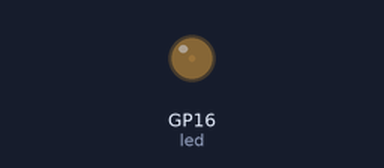
A program run on a simulated Raspberry Pi Pico running MicroPython. Shown: output pins drawn as LEDs (lit = HIGH).

Above: at 0.05 s.
At 2.25 s:
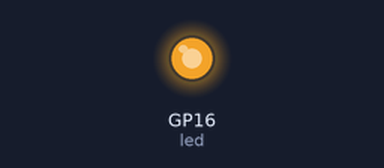
At 3.35 s:
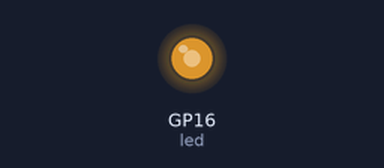
At 4.5 s:
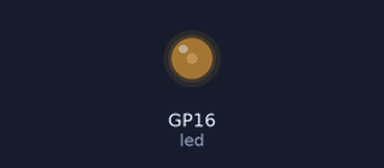
Timing chart, 0 to 8.5 s (numbered marks = the images above):
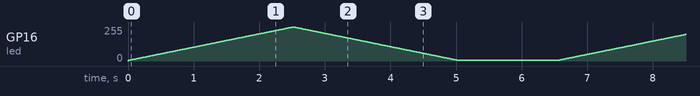

The program:

t19_breath.py
```python
from machine import Pin
#from machine import Timer
from machine import PWM
from time import sleep

# Connect the power lead of the KY-038 to PIN 21. This allows the board
# to be powered by the PWM and the onboard LED will be dimmed.

led = Pin("GPIO16", Pin.OUT)
pwm = PWM(led)
duty_step = 129  # Step size for changing the duty cycle

freq = 5000
pwm.freq(freq)

try:
    while True:
      # Increase the duty cycle gradually
      for duty_cycle in range(8*duty_step, 65536, duty_step):
        pwm.duty_u16(duty_cycle)
        sleep(0.005)

      # Decrease the duty cycle gradually
      for duty_cycle in range(65536, 8*duty_step, -duty_step):
        pwm.duty_u16(duty_cycle)
        sleep(0.005)

      sleep(1.5)

except KeyboardInterrupt:
    print("Keyboard interrupt")
    pwm.duty_u16(0)
    print(pwm)
    pwm.deinit()
```
